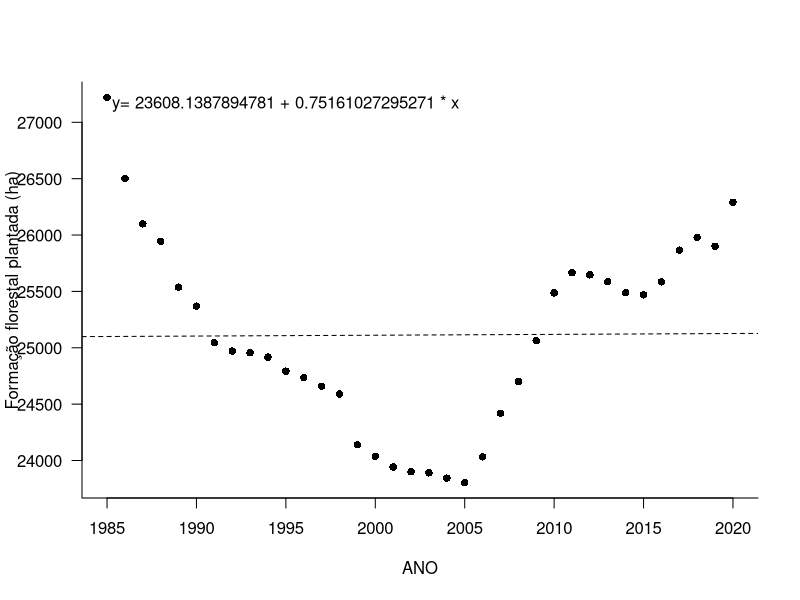
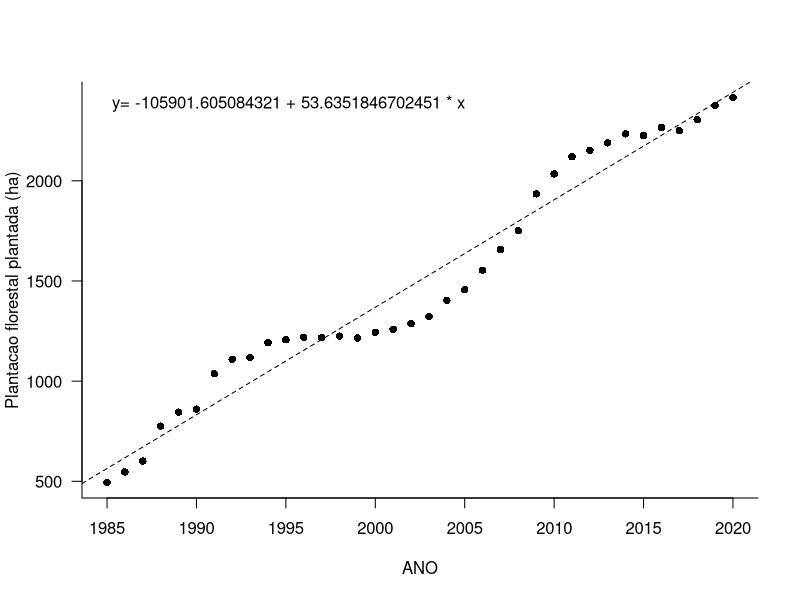
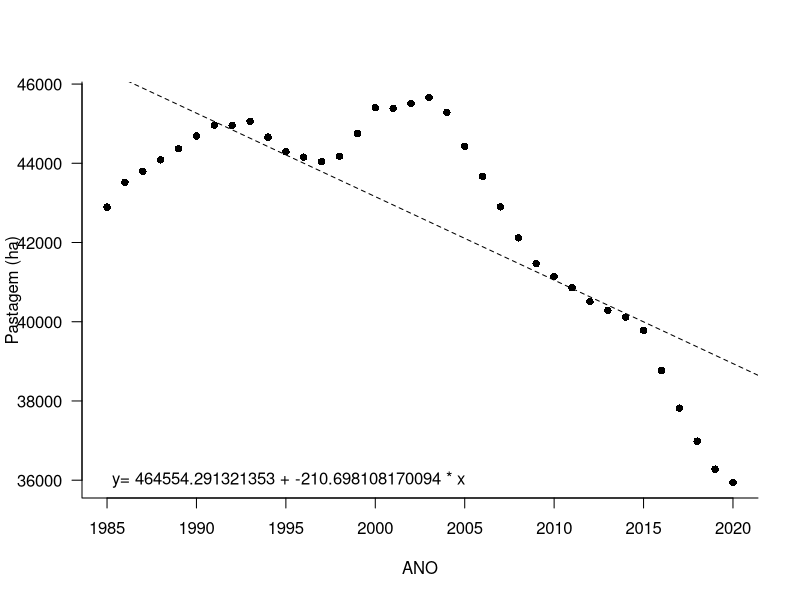
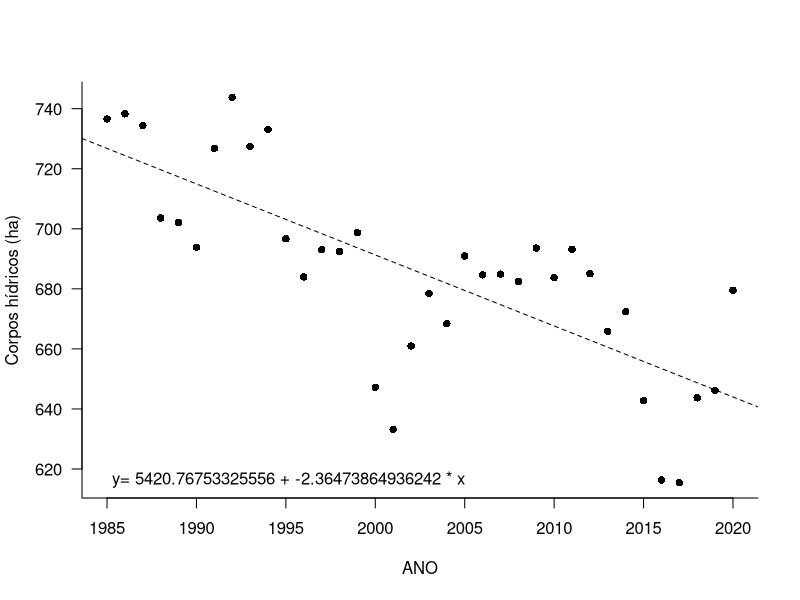
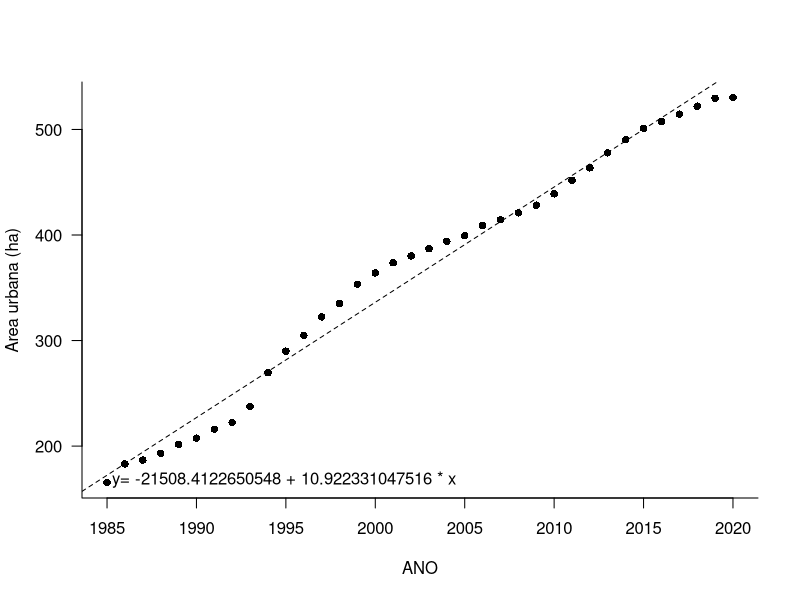
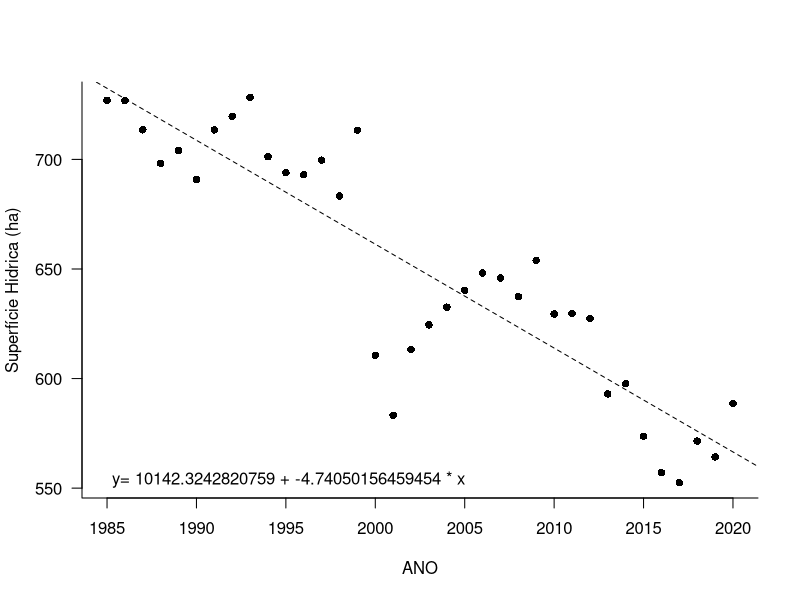

Write R code to recreate these figures, in order. (Note: this script raises an error after producing the figures.)
## ---- chunk 1
#install.packages('tidyr')
#install.packages('rlist')
#install.packages('ggplot2')

knitr::opts_chunk$set(echo = TRUE)

library(ggplot2)
library(readr)
library(stringr)
library(tidyr)
library(dplyr)
library(rlist)
## ---- chunk 2
coverage <- read_csv("datasets/mapbiomas-brazil-collection-71-doce-area.csv", show_col_types = FALSE)

#Seleção de variáveis de interesse neste estudo
var_interesse <- c("ANO", "Forest Formation", "Forest Plantation", "Pasture" , "River, Lake and Ocean", "Urban Infrastructure" )
coverage <- coverage%>%select("area", 'band', 'class_name')
coverage
colnames(coverage) <- c('AREA_HA', 'ANO', 'CLASSE')
coverage$ANO <- str_replace(coverage$ANO, 'classification_', '')
coverage <- coverage %>% filter(CLASSE %in% var_interesse)
coverage <- spread(coverage, CLASSE, AREA_HA)
coverage$ANO <- as.integer(coverage$ANO)

colnames(coverage) <- c("ANO", "Formacao_Florestal", "Plantacao_Florestal", "Pasto" , "Rio_Lago_Mar", "Infraestrutura_Urbana" )
coverage
## ---- chunk 3
water <- read_csv("datasets/mapbiomas-brazil-collection-10-doce-area.csv", show_col_types = FALSE)
water <- water %>% select(band, area)
colnames(water) <- c('ANO', 'WATER_COVERAGE_HA')

water$ANO <- str_replace(water$ANO, 'water_coverage_', '')
water$ANO <- as.integer(water$ANO)
water
## ---- chunk 4
dataset <- merge(coverage, water)
## ---- chunk 5
print(head(dataset, 10))
## ---- chunk 6
analisamodelo <- function (summary){
  #Dispersion parameter for gaussian family taken to be
  dpgf <- summary$dispersion
  
  #Residual deviance
  rd <- summary$deviance
  
  #Degrees of dispersion - DF / Grau de liberdade()
  dfl <- summary$df.residual

  intercept <- summary[["coefficients"]][1]
  variavel <- summary[["coefficients"]][2][1]
  dependente <- summary[["terms"]][[2]]
  independente <- summary[["terms"]][[3]]
  relacao <-  rd/dfl
  index <- dpgf/relacao #se for próximo de 1 a relação é significatica
  equacao <- paste('y=', intercept, '+', variavel, '* x')
  return (c(Dispersion_parameter=dpgf, Residual_deviance=rd,     degrees_of_freedom=dfl, est_intercept = intercept, est_dependente=variavel, var_dependente=dependente, var_independente=independente, relacao=relacao, index=index, equacao=equacao))
}
## ---- chunk 7
attach(dataset)
set.seed(2023)
colnames((dataset))
modelos = list()
## ---- chunk 8
m1 <- glm(Formacao_Florestal~ANO)
mnulo1 <- glm(Formacao_Florestal~1)

anova.md1 <- anova(m1, mnulo1, test='F')
summary.m1 <- summary(m1)

dt.modelo1 <- analisamodelo(summary.m1)
modelos <- append(modelos, dt.modelo1)

plot(Formacao_Florestal~ANO, ylab="Formação florestal plantada (ha)", xlab=dt.modelo1$var_independente, pch=16,las=1,bty="l")
abline(m1, lty=2)
equacao <- dt.modelo1$equacao
legend(x='topleft', legend=equacao,bty="n", )
list(dt.modelo1)
## ---- chunk 9
m2 <- glm(Plantacao_Florestal~ANO)
mnulo2 <- glm(Plantacao_Florestal~1)

anova.md2 <- anova(m2, mnulo2, test='F')
summary.m2 <- summary(m2)

dt.modelo2 <- analisamodelo(summary.m2)
modelos <- append(modelos, dt.modelo2)

plot(Plantacao_Florestal~ANO, ylab="Plantacao florestal plantada (ha)", xlab=dt.modelo2$var_independente, pch=16,las=1,bty="l")
#curve(dt.modelo$est_intercept + dt.modelo$est_dependente*x, add=T, lty=16)
equacao <- dt.modelo2$equacao
abline(m2, lty=2)
legend(x='topleft', legend=equacao,bty="n", )
## ---- chunk 10
m3 <- glm(Pasto~ANO)
mnulo3 <- glm(Pasto~1)
colnames(dataset)
anova.md3 <- anova(m3, mnulo3, test='F')
summary.m3 <- summary(m3)

dt.modelo3 <- analisamodelo(summary.m3)
modelos <- append(modelos, dt.modelo3)

plot(Pasto~ANO, ylab="Pastagem (ha)", xlab=dt.modelo3$var_independente, pch=16,las=1,bty="l")

equacao <- dt.modelo3$equacao

abline(m3, lty=2)

legend(x='bottomleft', legend=equacao,bty="n", )
## ---- chunk 11
m4 <- glm(Rio_Lago_Mar~ANO)
mnulo4 <- glm(Rio_Lago_Mar~1)

anova.md4 <- anova(m4, mnulo4, test='F')
summary.m4 <- summary(m4)

dt.modelo4 <- analisamodelo(summary.m4)
modelos <- append(modelos, dt.modelo4)

plot(Rio_Lago_Mar~ANO, ylab="Corpos hídricos (ha)", xlab=dt.modelo4$var_independente, pch=16,las=1,bty="l")

equacao <- dt.modelo4$equacao

abline(m4, lty=2)

legend(x='bottomleft', legend=equacao,bty="n", )
## ---- chunk 12
m5 <- glm(Infraestrutura_Urbana~ANO)
mnulo5 <- glm(Infraestrutura_Urbana~1)

anova.md5 <- anova(m5, mnulo5, test='F')
summary.m5 <- summary(m5)
summary(m5)
anova.md5
dt.modelo5 <- analisamodelo(summary.m5)
modelos <- append(modelos, dt.modelo5)

plot(Infraestrutura_Urbana~ANO, ylab="Area urbana (ha)", xlab=dt.modelo5$var_independente, pch=16,las=1,bty="l")

equacao <- dt.modelo5$equacao

abline(m5, lty=2)

legend(x='bottomleft', legend=equacao,bty="n", )

## ---- chunk 13
m6 <- glm(WATER_COVERAGE_HA~ANO)
mnulo6 <- glm(WATER_COVERAGE_HA~1)

anova.md6 <- anova(m6, mnulo6, test='F')
summary.m6 <- summary(m6)

dt.modelo6 <- analisamodelo(summary.m6)
modelos <- append(modelos, dt.modelo6)
equacao <- dt.modelo6$equacao

chartagua <- plot(WATER_COVERAGE_HA~ANO, ylab="Superfície Hidrica (ha)", xlab=dt.modelo6$var_independente, pch=16,las=1,bty="l") + 
              abline(m6, lty=2) + 
              legend(x='bottomleft', legend=equacao,bty="n", )

chartagua
## ---- chunk 14
chart6 <- ggplot(dataset, aes(x=ANO, y=WATER_COVERAGE_HA)) + geom_point(color='darkblue', size=2) +
                stat_smooth(method = "lm",
                        col = "#C42126", linetype="dashed", color="darkred", size=1,
                        se = TRUE,
                        size = 0.5) + 
        theme_minimal() + 
        labs(
          x = 'ANO',
          y = 'Superfície Hidrica (ha)',
          title = 'Área de superfície hídrica disponível',
          subtitle = "Relação de superfície de água no decorrer da série histórica",
          caption = "*complidado MapBiomas.org"
         )
#png('./chart.png')
chart6+annotate("text", y=0, x=0,
           label = equacao,
           fontface = "bold")
## ---- chunk 15
colnames(dataset)
pltds <- ggplot(dataset)+geom_line(aes(x=ANO, y=Formacao_Florestal)) + 
          geom_line(aes(x=ANO, y=Plantacao_Florestal)) + 
          geom_line(aes(x=ANO, y=Pasto)) + 
          geom_line(aes(x=ANO, y=Rio_Lago_Mar)) + 
          geom_line(aes(x=ANO, y=Infraestrutura_Urbana)) +
facet_wrap(ANO~., nrow = 3)
pltds
## ---- chunk 16
colnames(dataset)

m7 <- glm(WATER_COVERAGE_HA~Pasto)
mnulo7 <- glm(WATER_COVERAGE_HA~1)

anova.md7 <- anova(m7, mnulo7, test='F')
summary.m7 <- summary(m7)

dt.modelo7 <- analisamodelo(summary.m7)
modelos <- append(modelos, dt.modelo7)

plot(WATER_COVERAGE_HA~Pasto, ylab="Superfície Hidrica (ha)",xlab='Área de pastagem (ha)',  pch=16,las=1,bty="l")

equacao <- dt.modelo7$equacao

abline(m7, lty=2)

legend(x='topleft', legend=equacao, bty="n", )
59746/34
summary.m7
dt.modelo7
## ---- chunk 17
m8 <- glm(WATER_COVERAGE_HA~Plantacao_Florestal)
mnulo8 <- glm(WATER_COVERAGE_HA~1)

anova.md8 <- anova(m8, mnulo8, test='F')
summary.m8 <- summary(m8)

dt.modelo8 <- analisamodelo(summary.m8)
modelos <- append(modelos, dt.modelo8)

plot(WATER_COVERAGE_HA~Plantacao_Florestal, ylab="Superfície Hidrica (ha)",xlab='Área de floresta plantada (ha)',  pch=16,las=1,bty="l")

equacao <- dt.modelo8$equacao

abline(m8, lty=2)

legend(x='bottomleft', legend=equacao,bty="n", )
59746/34
summary.m8
dt.modelo8
## ---- chunk 18
m9 <- glm(WATER_COVERAGE_HA~Infraestrutura_Urbana)
mnulo9 <- glm(WATER_COVERAGE_HA~1)

anova.md9 <- anova(m9, mnulo9, test='F')
summary.m9 <- summary(m9)

dt.modelo9 <- analisamodelo(summary.m9)
modelos <- append(modelos, dt.modelo9)

plot(WATER_COVERAGE_HA~Infraestrutura_Urbana, ylab="Superfície Hidrica (ha)",xlab='Área de infraestutura urbana (ha)',  pch=16,las=1,bty="l")

equacao <- dt.modelo9$equacao

abline(m9, lty=2)

legend(x='bottomleft', legend=equacao,bty="n", )
19997/34
summary.m9
dt.modelo9
anova.md9 # somente DF(35) da linha 2; teste F - Fisher(151.22), valorp(4.56e-14) < 0.001(***)
